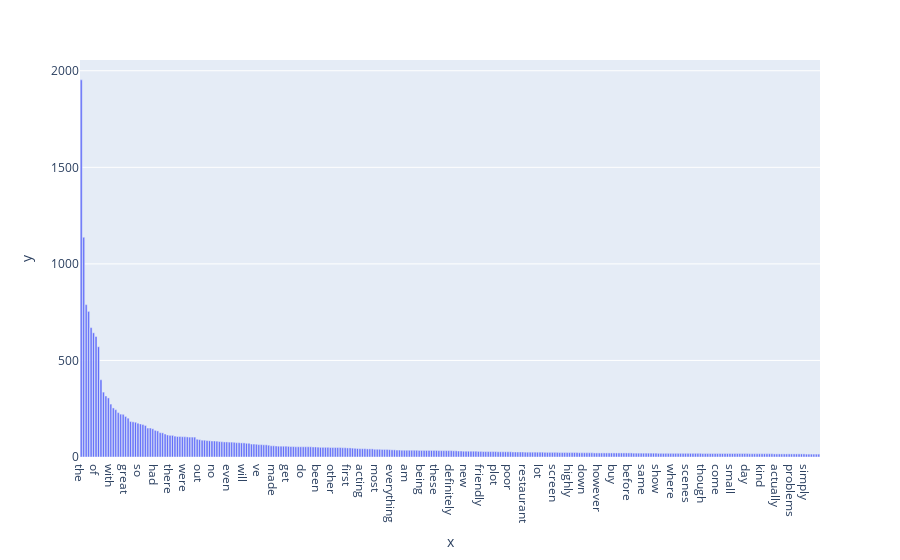

The notebook cell saved with this chart:
### Markdown cell above
### >>> **Exercise 15 :** 

This way the visualization is more meaninfgul and you will be able to observe the so called [long tail]

### Code cell
count_vect = CountVectorizer()
data_counts = count_vect.fit_transform(data.sentences)
term_frequencies = np.asarray(data_counts.sum(axis = 0))[0]
sort_index = np.argsort(-term_frequencies)
sorted_freq = term_frequencies[sort_index]
fig = px.bar(sorted_freq[0:300], x=count_vect.get_feature_names_out()[sort_index[0:300]] ,  
             y=sorted_freq[0:300])
fig.show()

### Figure 1 — Plotly figure (JSON) as saved in the notebook; plotly's stock layout.template omitted (floating-point values rounded to 4 significant figures; data arrays with more than 128 entries replaced by an {"elided": "..."} marker saying what was removed)
{"data": [{"alignmentgroup": "True", "hovertemplate": "x=%{x}<br>y=%{y}<extra></extra>", "legendgroup": "", "marker": {"color": "#636efa", "pattern": {"shape": ""}}, "name": "", "offsetgroup": "", "orientation": "v", "showlegend": false, "textposition": "auto", "type": "bar", "x": {"elided": "300 str values"}, "xaxis": "x", "y": {"elided": "300 int values"}, "yaxis": "y"}], "layout": {"barmode": "relative", "legend": {"tracegroupgap": 0}, "margin": {"t": 60}, "xaxis": {"anchor": "y", "domain": [0, 1], "title": {"text": "x"}}, "yaxis": {"anchor": "x", "domain": [0, 1], "title": {"text": "y"}}}}
